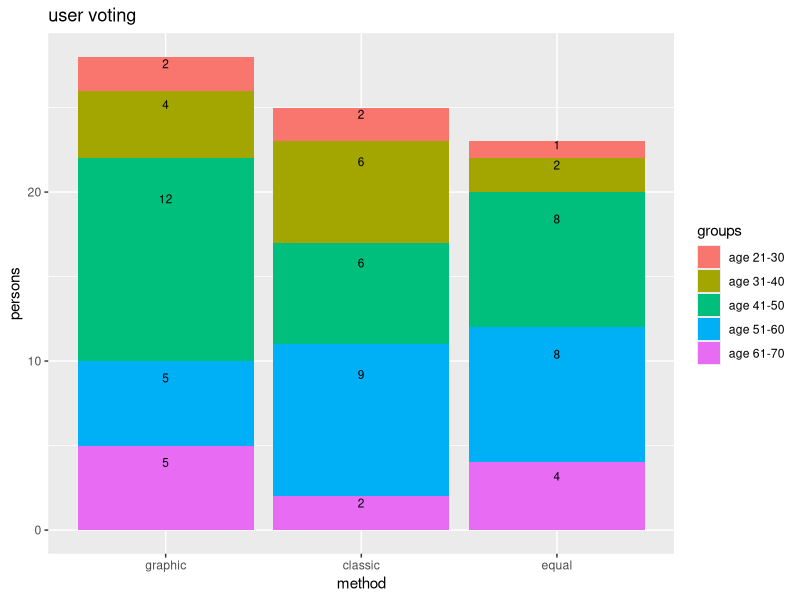

This figure's R source:
library(dplyr)
library(ggplot2)
library(scales)
#read.table("example.csv", header=TRUE, sep=";", dec=".")
#testtable <- read.csv(file = 'Data/data.csv', header=TRUE, sep=";", dec=".")
#accounttable <- read.csv(file = 'myapp/Data/account.csv', header=TRUE, sep=";", dec=".")
#testtable <- read.csv(file = 'myapp/Data/data.csv', header=TRUE, sep=";", dec=".")
accounttable <- read.csv(file = 'myapp/Data/account.csv', header=TRUE, sep=";", dec=".")

#testtable <- read.table("Data/data.csv", header=TRUE, sep=";", dec=".")
#accounttable <- read.table("Data/account.csv", header=TRUE, sep=";", dec=".")
#head (testtable)
#head (accounttable)
accframe=as.data.frame.matrix(accounttable)
newtest <- aggregate(accframe, by=list(accounttable$ACC2SURV_RATEGUI), FUN=length )
#reduced <- subset(newtest, select=c("Acc_ID"))

colnames(newtest)

#names(newtest)[2] <- "User"
#newtest[2]
#accounttable[1:5]
#accounttable %>% select(ACC2SURV_INFOAGE)
Mittelalter <- mean(accframe$PERS_ALTER, trim = 0, na.rm = TRUE)

accframe2 <- cbind(accframe,AGEGroup=NA)
accframe3 <- accframe2 %>% filter(!is.na(ACC2SURV_RATEGUI))
accframe3 <- accframe3 %>% filter(!is.na(ACC2SURV_INFOAGE))
accframe4 <- accframe3 %>% 
  mutate (AGEGroup = case_when(
    #ACC2SURV_INFOAGE == "53" ~ 'ALT',
    between(ACC2SURV_INFOAGE,21,30) ~ "age 21-30",
    between(ACC2SURV_INFOAGE,31,40) ~ "age 31-40",
    between(ACC2SURV_INFOAGE,41,50) ~ "age 41-50",
    between(ACC2SURV_INFOAGE,51,60) ~ "age 51-60",
    between(ACC2SURV_INFOAGE,61,70) ~ "age 61-70"
  )) 

accframe4 <- accframe4 %>% 
  mutate (ACC2SURV_RATEGUI = case_when(
    ACC2SURV_RATEGUI == "1" ~ 'classic',
    ACC2SURV_RATEGUI == "2" ~ 'graphic',
    ACC2SURV_RATEGUI == "3" ~ 'equal'
  ))

#accframe3 %>% select(ACC2SURV_INFOAGE)
accframe4 <- accframe4 %>% select(ACC2SURV_RATEGUI,ACC2SURV_INFOAGE, AGEGroup)
#accframe4
newtest2 <- aggregate(accframe4, by=list(accframe4$AGEGroup,accframe4$ACC2SURV_RATEGUI), FUN=length)
newtest2

#print(nrow(accframe4))
#rows <- as.numeric(count(accframe4))
#print(rows)
ggp <- ggplot(newtest2, aes(x = reorder(Group.2, -ACC2SURV_INFOAGE), y = ACC2SURV_INFOAGE,  fill = Group.1, label = ACC2SURV_INFOAGE)) +  # Create stacked bar chart
  geom_bar(stat = "identity")
ggp + geom_text(size = 3, position = position_stack(vjust = 0.8)) + labs(title = "user voting") + labs(x = "method")+ labs(y = "persons")+scale_fill_discrete(name = "groups")

Mittelalter

classic <- accframe %>% filter( ACC2SURV_RATEGUI == "1")
graphic <- accframe %>% filter( ACC2SURV_RATEGUI == "2")
neutral <- accframe %>% filter( ACC2SURV_RATEGUI == "3")
graphicandclassic <- accframe %>% filter( ACC2SURV_RATEGUI == "1" | ACC2SURV_RATEGUI == "2" )

print (numberofclassic <- nrow(classic))
print (numberofgraphic <- nrow(graphic))
print (numberofneutral <- nrow(neutral))
print (numberofgac <- nrow(graphicandclassic))

# accounttable  ACC_ID und ACC2SURV_RATEGUI
#anzahlclassicundgraphic
#anzahlgraphic
binom.test(numberofgraphic,numberofgac, p=0.5)

